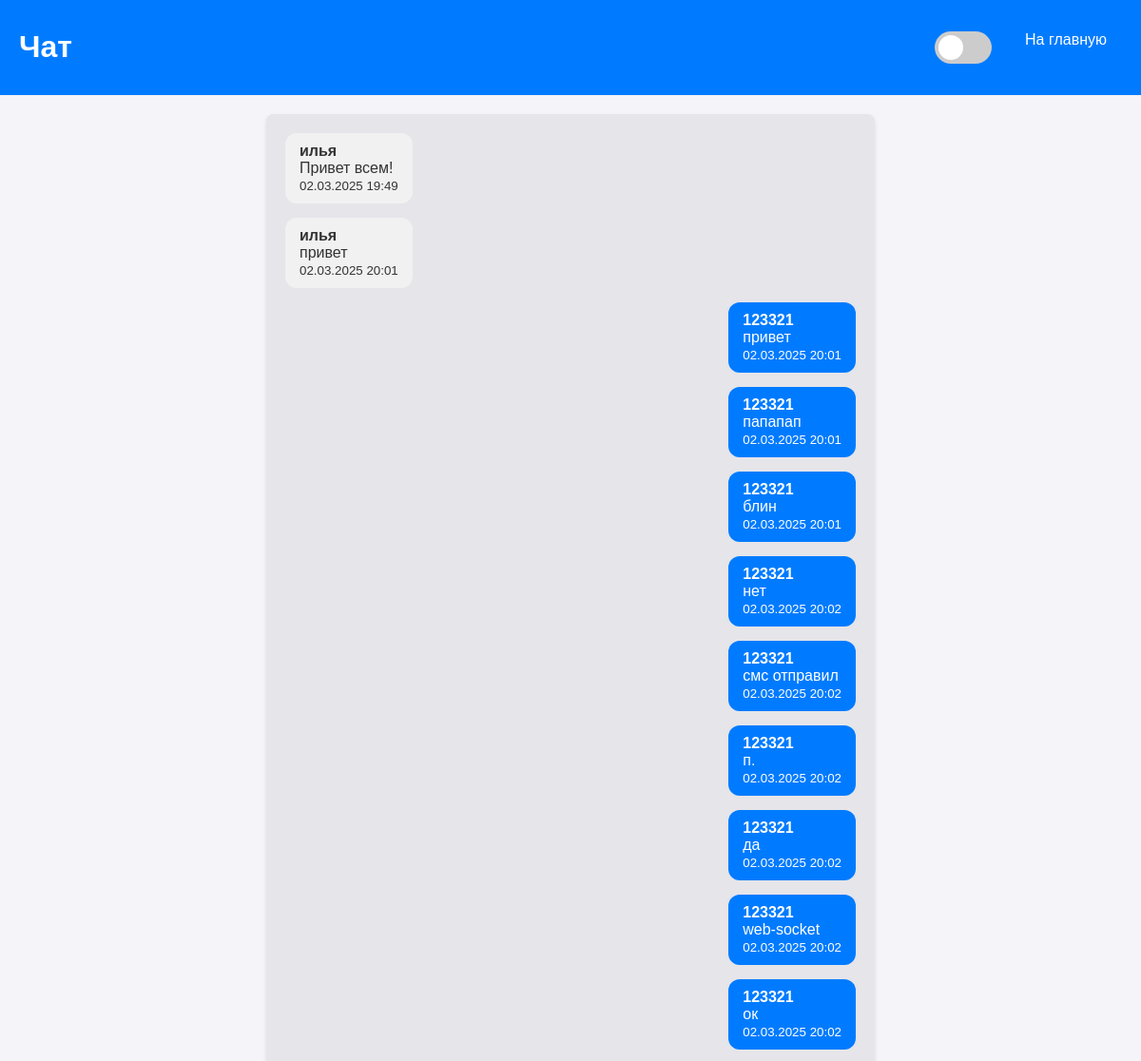
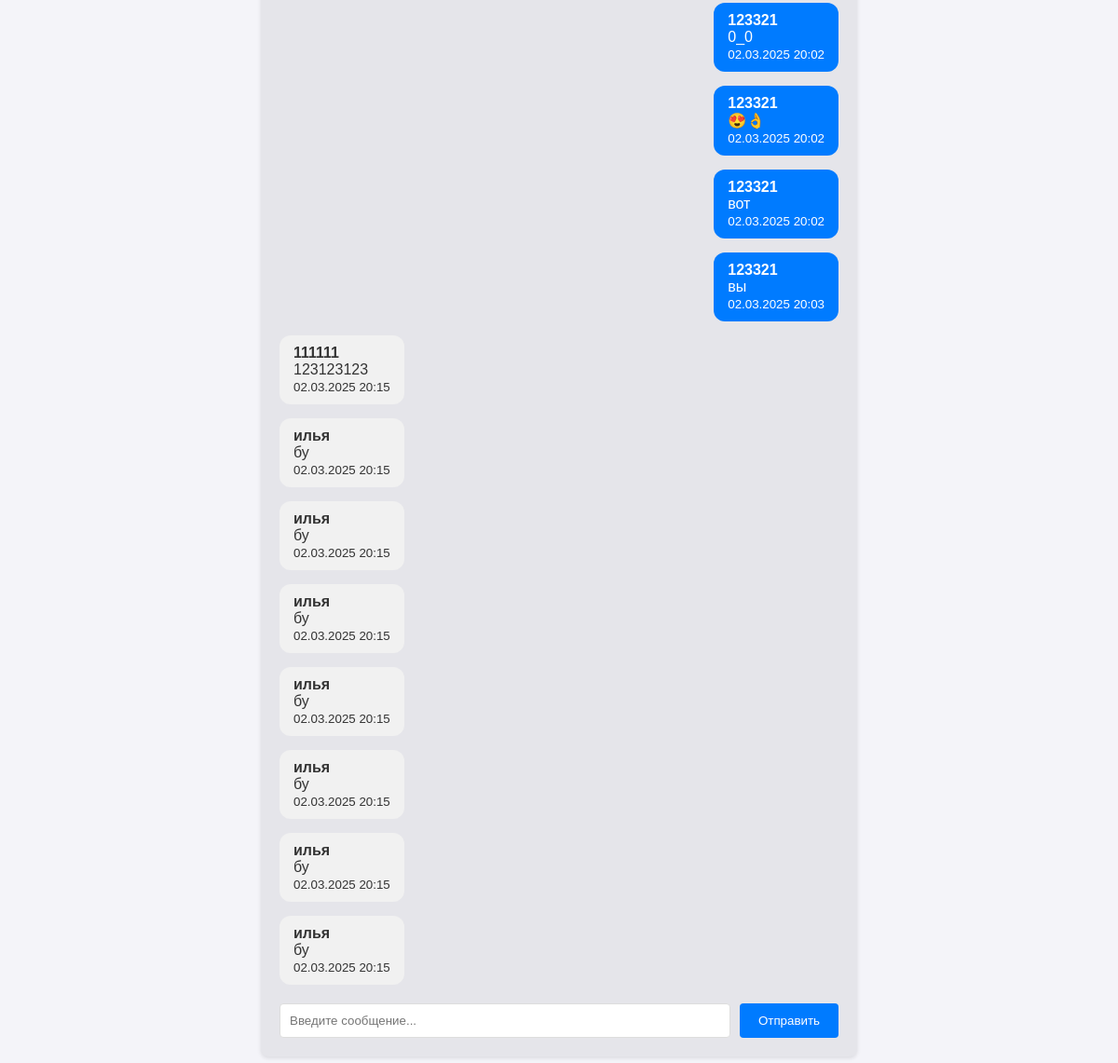
/chat (signed in), run on the app's committed database (2 pictures, top to bottom).
### tables this page shows
CREATE TABLE chat (
            id INTEGER PRIMARY KEY,
            user_id INTEGER,
            message TEXT,
            at_send TEXT,
            FOREIGN KEY(user_id) REFERENCES user(id)
        );

CREATE TABLE user (
            id INTEGER PRIMARY KEY,
            username TEXT UNIQUE,
            password TEXT
        );

### main(run this file).py (the view)
@app.route("/chat", methods=["GET", "POST"])
def chat_page():
    username = session.get("username", None)
    if not username:
        return redirect('/login')
    if request.method == "POST":
        message = request.form.get("message")
        user = User.get_user_by_username(username)
        ChatMessage.create(user.id, message)
        return redirect('/chat')
    messages = ChatMessage.get_all()
    user = User.get_user_by_username(username)
    return render_template("chat.html", messages=messages, user=user)

### chat.py (called while the page is built)
    @staticmethod
    def get_all():
        SQL = """
            SELECT chat.*, user.username
            FROM chat
            JOIN user ON chat.user_id = user.id
            ORDER BY chat.at_send ASC
        """
        con = sqlite3.connect(db_name)
        q = con.execute(SQL)
        data = q.fetchall()
        return [ChatMessage(*row) for row in data]

### user.py (called while the page is built)
    @staticmethod
    def get_user_by_username(username):
        SQL = """
            SELECT * FROM user
            WHERE username = ?
        """
        con = sqlite3.connect(db_name)
        q = con.execute(SQL, [username])
        data = q.fetchone()
        if not data:
            return None
        return User(*data)

### templates/chat.html (shortened to what this page needs)
<!DOCTYPE html>
<html lang="en">
<head>
    <link rel="stylesheet" href="{{ url_for('static', filename='styles.css') }}">
</head>
<body>
    <div class="navbar">
        <h1>Чат</h1>
        <div>
            <label class="theme-switch">
                <span class="slider"></span>
            </label>
            <a href="/">На главную</a>
        </div>
    </div>
    <div class="chat-container">
        {% for message in messages %}
            <div class="chat-message {% if message.user_id == user.id %}user{% else %}other{% endif %}">
                <div class="chat-bubble {% if message.user_id == user.id %}user{% else %}other{% endif %}">
                    <strong>{{ message.username }}</strong><br>
                    {{ message.message }}<br>
                    <small>{{ message.at_send }}</small>
                </div>
            </div>
        {% endfor %}
        <form method="POST" class="chat-input">
            <input type="text" name="message" placeholder="Введите сообщение..." required>
            <button type="submit">Отправить</button>
        </form>
    </div>
</body>
</html>

### static/styles.css (style rules this page uses)
:root { --bg-color: #f4f4f9; --text-color: #333; --navbar-bg: #007BFF; --navbar-text: white; --post-bg: white; --post-shadow: 0 2px 4px rgba(0, 0, 0, 0.1); --input-bg: white; --input-border: #ddd; --button-bg: #007BFF; --button-hover: #0056b3; --toggle-bg: #ccc; --toggle-slider: white; --chat-bg: #e5e5ea; --chat-user-bg: #007BFF; --chat-user-text: white; --chat-other-bg: #f1f1f1; --chat-other-text: #333; }
body { font-family: Arial, sans-serif; margin: 0; padding: 0; background-color: var(--bg-color); color: var(--text-color); transition: background-color 0.3s, color 0.3s; }
.navbar { background-color: var(--navbar-bg); padding: 10px 20px; color: var(--navbar-text); display: flex; justify-content: space-between; align-items: center; }
.navbar a { color: var(--navbar-text); margin-left: 15px; text-decoration: none; padding: 8px 16px; border-radius: 4px; background-color: var(--button-bg); transition: background-color 0.3s; }
.theme-switch { position: relative; display: inline-block; width: 60px; height: 34px; }
.slider { position: absolute; cursor: pointer; top: 0; left: 0; right: 0; bottom: 0; background-color: var(--toggle-bg); transition: 0.4s; border-radius: 34px; }
.slider:before { position: absolute; content: ""; height: 26px; width: 26px; left: 4px; bottom: 4px; background-color: var(--toggle-slider); transition: 0.4s; border-radius: 50%; }
.chat-container { background-color: var(--chat-bg); padding: 20px; border-radius: 8px; box-shadow: var(--post-shadow); max-width: 600px; margin: 20px auto; }
.chat-message { margin-bottom: 15px; display: flex; flex-direction: column; }
.chat-message.user { align-items: flex-end; }
.chat-message.other { align-items: flex-start; }
.chat-bubble { max-width: 70%; padding: 10px 15px; border-radius: 12px; word-wrap: break-word; }
.chat-bubble.user { background-color: var(--chat-user-bg); color: var(--chat-user-text); }
.chat-bubble.other { background-color: var(--chat-other-bg); color: var(--chat-other-text); }
.chat-input { display: flex; margin-top: 20px; }
.chat-input input { flex: 1; padding: 10px; border: 1px solid var(--input-border); border-radius: 4px; background-color: var(--input-bg); color: var(--text-color); margin-right: 10px; }
.chat-input button { background-color: var(--button-bg); color: white; padding: 10px 20px; border: none; border-radius: 4px; cursor: pointer; transition: background-color 0.3s; }

### data on the page
chat: username "илья", message "Привет всем!", at_send "02.03.2025 19:49"
chat: username "илья", message "привет", at_send "02.03.2025 20:01"
chat: username "123321", message "привет", at_send "02.03.2025 20:01"
chat: username "123321", message "папапап", at_send "02.03.2025 20:01"
chat: username "123321", message "блин", at_send "02.03.2025 20:01"
chat: username "123321", message "нет", at_send "02.03.2025 20:02"
chat: username "123321", message "смс отправил", at_send "02.03.2025 20:02"
chat: username "123321", message "п.", at_send "02.03.2025 20:02"
chat: username "123321", message "да", at_send "02.03.2025 20:02"
chat: username "123321", message "web-socket", at_send "02.03.2025 20:02"
chat: username "123321", message "ок", at_send "02.03.2025 20:02"
chat: username "123321", message "0_0", at_send "02.03.2025 20:02"
chat: username "123321", message "😍👌", at_send "02.03.2025 20:02"
chat: username "123321", message "вот", at_send "02.03.2025 20:02"
chat: username "123321", message "вы", at_send "02.03.2025 20:03"
chat: username "111111", message "123123123", at_send "02.03.2025 20:15"
chat: username "илья", message "бу", at_send "02.03.2025 20:15"
chat: username "илья", message "бу", at_send "02.03.2025 20:15"
chat: username "илья", message "бу", at_send "02.03.2025 20:15"
chat: username "илья", message "бу", at_send "02.03.2025 20:15"
chat: username "илья", message "бу", at_send "02.03.2025 20:15"
chat: username "илья", message "бу", at_send "02.03.2025 20:15"
chat: username "илья", message "бу", at_send "02.03.2025 20:15"
